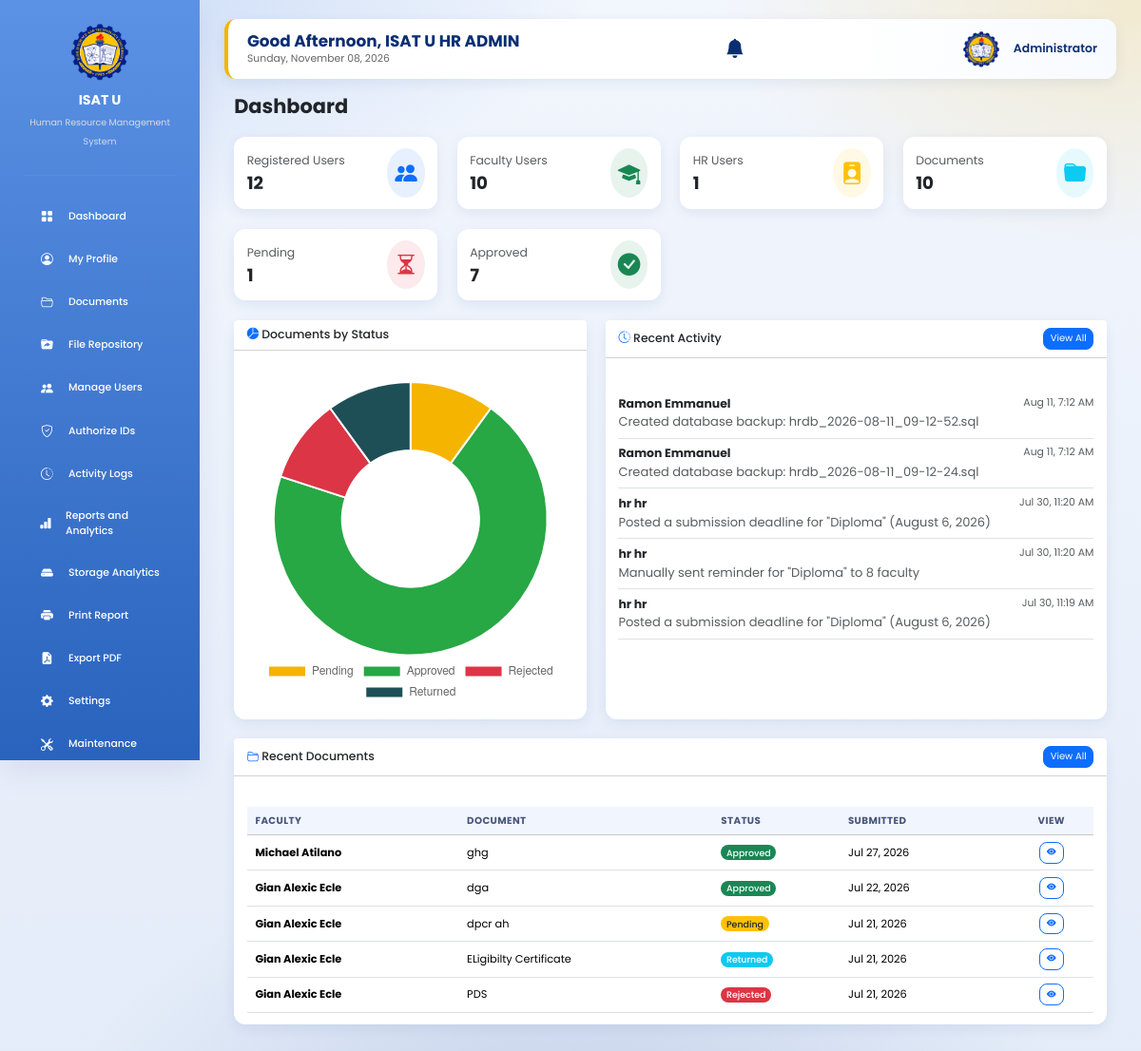
The page /admin/dashboard.php (signed in) on the database as committed earlier.
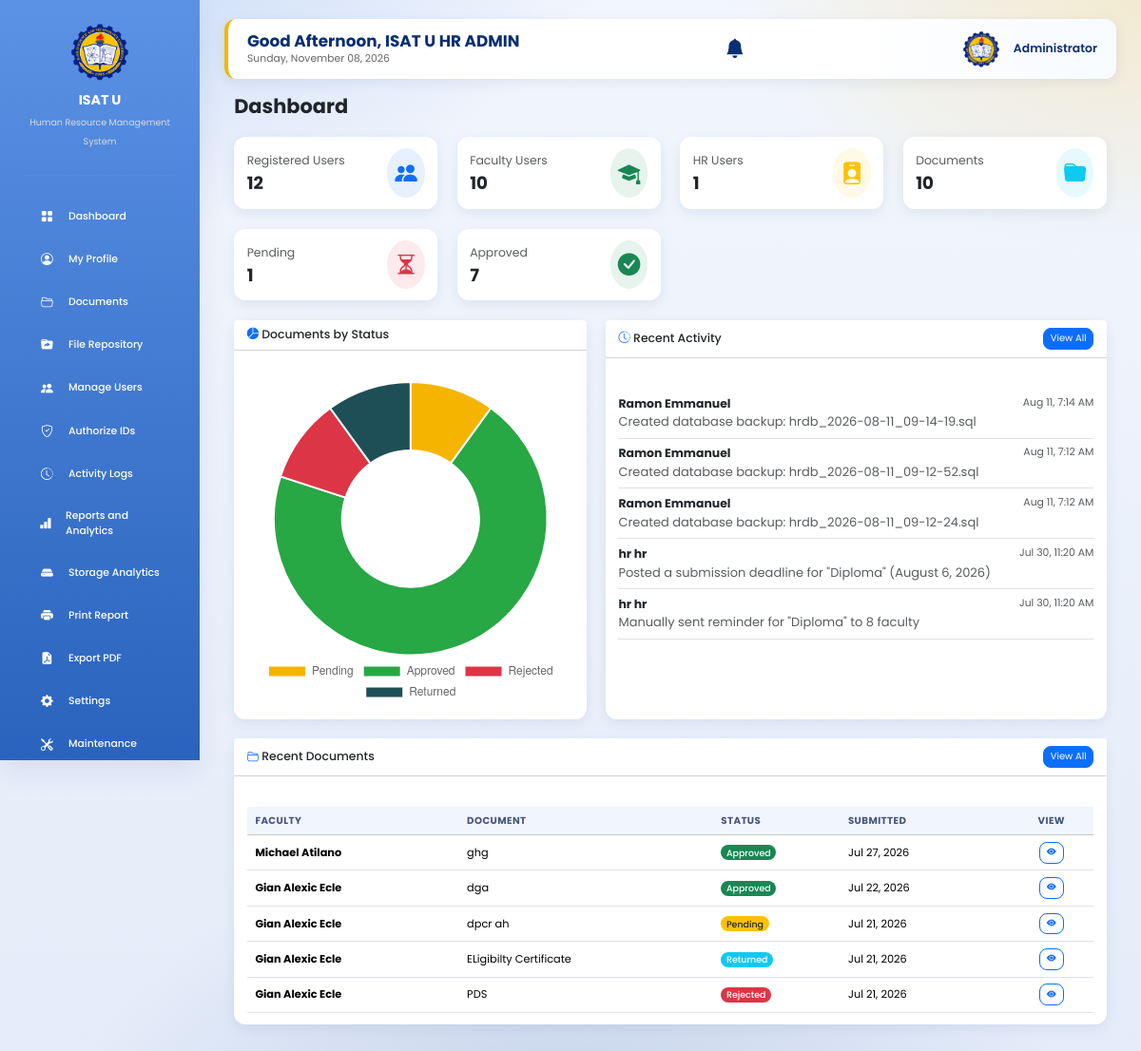
The same page on the database as committed later.
### tables this page shows
CREATE TABLE `activity_logs` (
  `log_id` int(11) NOT NULL AUTO_INCREMENT,
  `user_id` int(11) NOT NULL,
  `activity` text NOT NULL,
  `module` varchar(50) DEFAULT NULL,
  `ip_address` varchar(45) DEFAULT NULL,
  `log_date` timestamp NOT NULL DEFAULT current_timestamp(),
  PRIMARY KEY (`log_id`)
);

CREATE TABLE `users` (
  `user_id` int(11) NOT NULL AUTO_INCREMENT,
  `employee_id` varchar(50) DEFAULT NULL,
  `first_name` varchar(100) NOT NULL,
  `middle_name` varchar(100) DEFAULT NULL,
  `last_name` varchar(100) NOT NULL,
  `email` varchar(150) NOT NULL,
  `password` varchar(255) NOT NULL,
  `role` varchar(20) NOT NULL,
  `department` varchar(150) DEFAULT NULL,
  `position_title` varchar(150) DEFAULT NULL,
  `profile_picture` varchar(255) DEFAULT NULL,
  `reset_token` varchar(255) DEFAULT NULL,
  `reset_token_expiry` datetime DEFAULT NULL,
  `status` varchar(20) DEFAULT 'active',
  `created_at` timestamp NOT NULL DEFAULT current_timestamp(),
  PRIMARY KEY (`user_id`)
);

CREATE TABLE `documents` (
  `document_id` int(11) NOT NULL AUTO_INCREMENT,
  `user_id` int(11) NOT NULL,
  `category_id` int(11) NOT NULL,
  `deadline_id` int(11) DEFAULT NULL,
  `document_title` varchar(255) NOT NULL,
  `faculty_comment` text DEFAULT NULL,
  `file_name` varchar(255) NOT NULL,
  `file_path` varchar(500) NOT NULL,
  `file_size` int(11) DEFAULT NULL,
  `remarks` text DEFAULT NULL,
  `status` varchar(50) DEFAULT 'Pending',
  `submitted_at` timestamp NOT NULL DEFAULT current_timestamp(),
  `hr_remarks` text DEFAULT NULL,
  PRIMARY KEY (`document_id`)
);

### admin/dashboard.php (the view, shortened to what the changed rows need)
<?php
include "../db.php";
$totalUsers=mysqli_fetch_assoc(mysqli_query($conn,"
SELECT COUNT(*) total
FROM users
"));
$totalDocuments=mysqli_fetch_assoc(mysqli_query($conn,"
SELECT COUNT(*) total
FROM documents
"));
$totalPending=mysqli_fetch_assoc(mysqli_query($conn,"
SELECT COUNT(*) total
FROM documents
WHERE status='Pending'
"));
$totalApproved=mysqli_fetch_assoc(mysqli_query($conn,"
SELECT COUNT(*) total
FROM documents
WHERE status='Approved'
"));
$totalReturned=mysqli_fetch_assoc(mysqli_query($conn,"
SELECT COUNT(*) total
FROM documents
WHERE status='Returned'
"));
$totalRejected=mysqli_fetch_assoc(mysqli_query($conn,"
SELECT COUNT(*) total
FROM documents
WHERE status='Rejected'
"));
$totalFaculty=mysqli_fetch_assoc(mysqli_query($conn,"
SELECT COUNT(*) total
FROM users
WHERE role='faculty'
"));
$totalHR=mysqli_fetch_assoc(mysqli_query($conn,"
SELECT COUNT(*) total
FROM users
WHERE role='hr'
"));
include "includes/header.php";
include "includes/sidebar.php";
?>
<div class="container-fluid">
<h1 class="fw-bold mb-4">
Dashboard
</h1>
<div class="row g-4 mb-4">
<div class="col-xl-3 col-md-6">
    <div class="card border-0 shadow-sm h-100">
        <div class="card-body">
            <div class="d-flex justify-content-between align-items-center">
                <div>
                    <h2 class="fw-bold mb-0"><?php echo $totalUsers['total']; ?></h2>
                </div>
            </div>
        </div>
    </div>
</div>
<div class="col-xl-3 col-md-6">
    <div class="card border-0 shadow-sm h-100">
        <div class="card-body">
            <div class="d-flex justify-content-between align-items-center">
                <div>
                    <h2 class="fw-bold mb-0"><?php echo $totalFaculty['total']; ?></h2>
                </div>
            </div>
        </div>
    </div>
</div>
<div class="col-xl-3 col-md-6">
    <div class="card border-0 shadow-sm h-100">
        <div class="card-body">
            <div class="d-flex justify-content-between align-items-center">
                <div>
                    <h2 class="fw-bold mb-0"><?php echo $totalHR['total']; ?></h2>
                </div>
            </div>
        </div>
    </div>
</div>
<div class="col-xl-3 col-md-6">
    <div class="card border-0 shadow-sm h-100">
        <div class="card-body">
            <div class="d-flex justify-content-between align-items-center">
                <div>
                    <h2 class="fw-bold mb-0"><?php echo $totalDocuments['total']; ?></h2>
                </div>
            </div>
        </div>
    </div>
</div>
<div class="col-xl-3 col-md-6">
<div class="card border-0 shadow-sm h-100">
<div class="card-body">
<div class="d-flex justify-content-between align-items-center">
<div>
<h2 class="fw-bold mb-0">
<?php echo $totalPending['total']; ?>
</h2>
</div>
</div>
</div>
</div>
</div>
<div class="col-xl-3 col-md-6">
<div class="card border-0 shadow-sm h-100">
<div class="card-body">
<div class="d-flex justify-content-between align-items-center">
<div>
<h2 class="fw-bold mb-0">
<?php echo $totalApproved['total']; ?>
</h2>
</div>
</div>
</div>
</div>
</div>
</div>
<div class="row g-4 mb-4">
<div class="col-lg-7">
<div class="card border-0 shadow-sm h-100">
<div class="card-body" style="max-height:280px;overflow-y:auto;">
<?php
$recentActivity = mysqli_query($conn, "
SELECT al.*, u.first_name, u.last_name
FROM activity_logs al
LEFT JOIN users u ON u.user_id = al.user_id
ORDER BY al.log_date DESC
LIMIT 8
");
if (mysqli_num_rows($recentActivity) === 0) {
    echo "<p class='text-muted text-center py-4 mb-0'>No activity recorded yet.</p>";
} else {
    echo "<ul class='list-unstyled mb-0'>";
    while ($act = mysqli_fetch_assoc($recentActivity)) {
        $who = $act['first_name'] ? htmlspecialchars($act['first_name'].' '.$act['last_name']) : 'System';
        $when = date("M j, g:i A", strtotime($act['log_date']));
        echo "<li class='d-flex justify-content-between align-items-start py-2 border-bottom'>
            <div>
                <strong>{$who}</strong><br>
                <span class='text-muted' style='font-size:13px;'>" . htmlspecialchars($act['activity']) . "</span>
            </div>
            <small class='text-muted text-nowrap ms-2'>{$when}</small>
        </li>";
    }
    echo "</ul>";
}
?>
</div>
</div>
</div>
</div>
<div class="card border-0 shadow-sm mb-4">
<div class="card-body">
<div class="table-responsive">
<table class="table table-hover align-middle">
<thead class="table-light">
<tr>
<th width="25%">Faculty</th>
<th width="30%">Document</th>
<th width="15%">Status</th>
<th width="20%">Submitted</th>
<th width="10%" class="text-center">View</th>
</tr>
</thead>
<tbody>
<?php
$recentDocuments=mysqli_query($conn,"
SELECT
documents.*,
users.first_name,
users.last_name
FROM documents
LEFT JOIN users
ON documents.user_id=users.user_id
ORDER BY documents.submitted_at DESC
LIMIT 5
");
if(mysqli_num_rows($recentDocuments)>0)
{
while($doc=mysqli_fetch_assoc($recentDocuments))
{
?>
<tr>
<td>
<strong>
<?php
echo htmlspecialchars($doc['first_name']." ".$doc['last_name']);
?>
</strong>
</td>
<td>
<?php
echo htmlspecialchars($doc['document_title']);
?>
</td>
<td>
<?php
switch($doc['status'])
{
case "Pending":
echo "<span class='badge bg-warning text-dark'>Pending</span>";
break;
case "Approved":
echo "<span class='badge bg-success'>Approved</span>";
break;
case "Rejected":
echo "<span class='badge bg-danger'>Rejected</span>";
break;
default:
echo "<span class='badge bg-info'>".$doc['status']."</span>";
}
?>
</td>
<td>
<?php
echo date("M d, Y",strtotime($doc['submitted_at']));
?>
</td>
<td class="text-center">
<a
href="../<?php echo $doc['file_path']; ?>"
target="_blank"
class="btn btn-sm btn-outline-primary">
<i class="bi bi-eye-fill"></i>
</a>
</td>
</tr>
<?php
}
}
?>
</tbody>
</table>
</div>
</div>
</div>
<script>
new Chart(document.getElementById('statusChart'), {
    type: 'doughnut',
    data: {
        labels: ['Pending', 'Approved', 'Rejected', 'Returned'],
        datasets: [{
            data: [
                <?php echo (int)$totalPending['total']; ?>,
                <?php echo (int)$totalApproved['total']; ?>,
                <?php echo (int)$totalRejected['total']; ?>,
                <?php echo (int)$totalReturned['total']; ?>
            ],
            backgroundColor: ['#F5B400', '#28a745', '#dc3545', '#1f4f56']
        }]
    },
    options: {
        plugins: {
            legend: { position: 'bottom' }
        }
    }
});
</script>
<?php include "includes/footer.php"; ?>

Rows that differ between the two databases and show on the page:
no longer on this page (row unchanged): activity_logs: user.last_name "hr hr", activity "Posted a submission deadline for \"Diploma\" (August 6, 2026)", log_date "Jul 30, 11:19 AM"
added activity_logs: user.last_name "Ramon Emmanuel", activity "Created database backup: hrdb_2026-08-11_09-14-19.sql", log_date "Aug 11, 7:14 AM"
